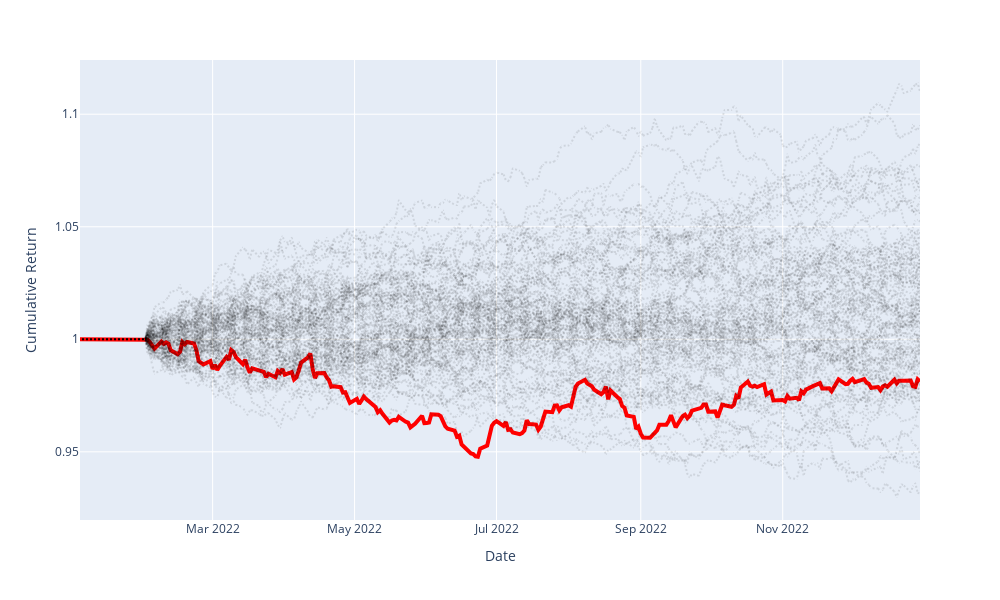

Here is the notebook cell this chart was saved with:
### Code cell
fig = px.line(
    df,
    y=[col for col in df.columns if col.startswith("noise_")],
    labels={"value": "Cumulative Return", "index": "Date"},
)

# style the noise traces
for trace in fig.data:
    trace.update(line=dict(color="black", width=2, dash="dot"),
                 opacity=0.1)

# overlay the factor line on top
fig.add_scatter(
    x=df.index,
    y=df[factor],
    mode="lines",
    name=factor,
    line=dict(color="red", width=4),
    marker=dict(size=7, color="red"),
)

fig.update_layout(
    width=1000,
    height=600,
    hovermode="closest",
    showlegend=False,
)

fig.show()
